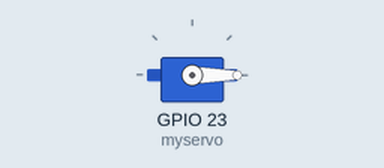
Recording of a sketch running on a simulated ESP32. On the bench: servo. What the sketch prints to the serial monitor is not drawn.

Above: at 1.05 s.
At 1.7 s:
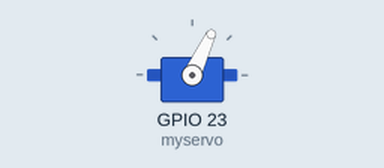
At 2.4 s:
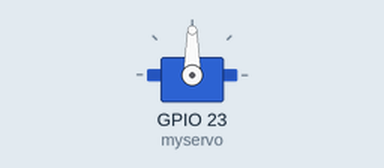
At 3.75 s:
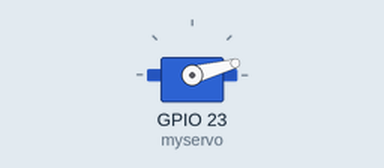
Timing chart, 0 to 10.0 s (numbered marks = the images above):
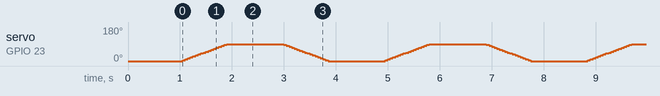

The sketch:

servo.ino
```cpp
#include <ESP32Servo.h>

Servo myservo;

int i=0;

void setup() {
  Serial.begin(9600);

  myservo.attach(23);

  myservo.write(0);

  delay(1000);

  Serial.println("INICIO");

}

void loop() {
  for (i=0; i<=90; i=i+5) {
    myservo.write(i);
    delay(50);
  }
  delay(1000);
  for (i=90; i>=0; i=i-5) {
    myservo.write(i);
    delay(50);
  }
  delay(1000);
}
```
